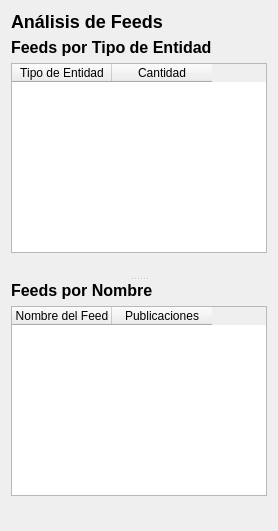
        <widget class="QWidget" name="page_feeds">
         <layout class="QVBoxLayout" name="verticalLayout_feeds">
          <item>
           <widget class="QLabel" name="label_feeds_title">
            <property name="styleSheet">
             <string>font-size: 18px; font-weight: bold;</string>
            </property>
            <property name="text">
             <string>Análisis de Feeds</string>
            </property>
           </widget>
          </item>
          <item>
           <widget class="QSplitter" name="splitter_feeds">
            <property name="orientation">
             <enum>Qt::Orientation::Vertical</enum>
            </property>
            <widget class="QWidget" name="widget_feeds_top">
             <layout class="QVBoxLayout" name="verticalLayout_feeds_top">
              <item>
               <widget class="QLabel" name="label_entity_title">
                <property name="styleSheet">
                 <string>font-size: 16px; font-weight: bold;</string>
                </property>
                <property name="text">
                 <string>Feeds por Tipo de Entidad</string>
                </property>
               </widget>
              </item>
              <item>
               <widget class="QTableWidget" name="table_entity">
                <column>
                 <property name="text">
                  <string>Tipo de Entidad</string>
                 </property>
                </column>
                <column>
                 <property name="text">
                  <string>Cantidad</string>
                 </property>
                </column>
               </widget>
              </item>
              <item>
               <widget class="QWidget" name="chart_container_entity" native="true">
                <layout class="QVBoxLayout" name="verticalLayout_5"/>
               </widget>
              </item>
             </layout>
            </widget>
            <widget class="QWidget" name="widget_feeds_bottom">
             <layout class="QVBoxLayout" name="verticalLayout_feeds_bottom">
              <item>
               <widget class="QLabel" name="label_feed_names">
                <property name="styleSheet">
                 <string>font-size: 16px; font-weight: bold;</string>
                </property>
                <property name="text">
                 <string>Feeds por Nombre</string>
                </property>
               </widget>
              </item>
              <item>
               <widget class="QTableWidget" name="table_feeds">
                <column>
                 <property name="text">
                  <string>Nombre del Feed</string>
                 </property>
                </column>
                <column>
                 <property name="text">
                  <string>Publicaciones</string>
                 </property>
                </column>
               </widget>
              </item>
              <item>
               <widget class="QWidget" name="chart_container_feeds" native="true">
                <layout class="QVBoxLayout" name="verticalLayout_4"/>
               </widget>
              </item>
             </layout>
            </widget>
           </widget>
          </item>
         </layout>
        </widget>
